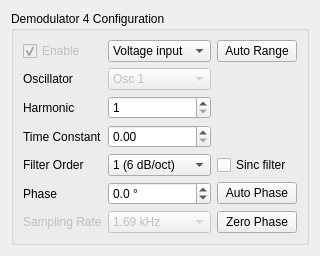
     <widget class="QWidget" name="demod4_tab">
      <attribute name="title">
       <string>Demodulator 4</string>
      </attribute>
      <layout class="QVBoxLayout" name="verticalLayout_demod4">
       <item>
        <widget class="QGroupBox" name="groupBox_demod4_config">
         <property name="enabled">
          <bool>true</bool>
         </property>
         <property name="title">
          <string>Demodulator 4 Configuration</string>
         </property>
         <layout class="QGridLayout" name="gridLayout_demod4">
          <item row="1" column="0">
           <widget class="QLabel" name="oscillator_4_label">
            <property name="enabled">
             <bool>true</bool>
            </property>
            <property name="text">
             <string>Oscillator</string>
            </property>
           </widget>
          </item>
          <item row="3" column="0">
           <widget class="QLabel" name="time_constant_4_label">
            <property name="enabled">
             <bool>true</bool>
            </property>
            <property name="text">
             <string>Time Constant</string>
            </property>
           </widget>
          </item>
          <item row="2" column="0">
           <widget class="QLabel" name="harmonic_4_label">
            <property name="enabled">
             <bool>true</bool>
            </property>
            <property name="text">
             <string>Harmonic</string>
            </property>
           </widget>
          </item>
          <item row="4" column="0">
           <widget class="QLabel" name="filter_order_4_label">
            <property name="enabled">
             <bool>true</bool>
            </property>
            <property name="text">
             <string>Filter Order</string>
            </property>
           </widget>
          </item>
          <item row="0" column="1">
           <widget class="QComboBox" name="adc_4_comboBox">
            <property name="enabled">
             <bool>true</bool>
            </property>
            <property name="currentText">
             <string>Voltage input</string>
            </property>
            <item>
             <property name="text">
              <string>Voltage input</string>
             </property>
            </item>
            <item>
             <property name="text">
              <string>Current input</string>
             </property>
            </item>
           </widget>
          </item>
          <item row="0" column="0">
           <widget class="QCheckBox" name="enable_4_checkBox">
            <property name="enabled">
             <bool>false</bool>
            </property>
            <property name="text">
             <string>Enable</string>
            </property>
            <property name="checked">
             <bool>true</bool>
            </property>
           </widget>
          </item>
          <item row="4" column="2">
           <widget class="QCheckBox" name="sinc_filter_4_checkBox">
            <property name="enabled">
             <bool>true</bool>
            </property>
            <property name="text">
             <string>Sinc filter</string>
            </property>
           </widget>
          </item>
          <item row="4" column="1">
           <widget class="QComboBox" name="filter_order_4_comboBox">
            <property name="enabled">
             <bool>true</bool>
            </property>
            <item>
             <property name="text">
              <string>1 (6 dB/oct)</string>
             </property>
            </item>
            <item>
             <property name="text">
              <string>2 (12 dB/oct)</string>
             </property>
            </item>
            <item>
             <property name="text">
              <string>3 (18 dB/oct)</string>
             </property>
            </item>
            <item>
             <property name="text">
              <string>4 (24 dB/oct)</string>
             </property>
            </item>
            <item>
             <property name="text">
              <string>5 (30 dB/oct)</string>
             </property>
            </item>
            <item>
             <property name="text">
              <string>6 (36 dB/oct)</string>
             </property>
            </item>
            <item>
             <property name="text">
              <string>7 (42 dB/oct)</string>
             </property>
            </item>
            <item>
             <property name="text">
              <string>8 (48 dB/oct)</string>
             </property>
            </item>
           </widget>
          </item>
          <item row="5" column="2">
           <widget class="QPushButton" name="auto_phase_4_pushButton">
            <property name="enabled">
             <bool>true</bool>
            </property>
            <property name="text">
             <string>Auto Phase</string>
            </property>
           </widget>
          </item>
          <item row="7" column="0">
           <widget class="QLabel" name="sampling_rate4_label">
            <property name="enabled">
             <bool>false</bool>
            </property>
            <property name="text">
             <string>Sampling Rate</string>
            </property>
           </widget>
          </item>
          <item row="5" column="0">
           <widget class="QLabel" name="phase_4_label">
            <property name="enabled">
             <bool>true</bool>
            </property>
            <property name="text">
             <string>Phase</string>
            </property>
           </widget>
          </item>
          <item row="2" column="1">
           <widget class="QSpinBox" name="harmonic_4_spinBox">
            <property name="enabled">
             <bool>true</bool>
            </property>
            <property name="minimum">
             <number>1</number>
            </property>
            <property name="maximum">
             <number>1023</number>
            </property>
            <property name="value">
             <number>1</number>
            </property>
           </widget>
          </item>
          <item row="7" column="1">
           <widget class="QComboBox" name="sampling_rate_4_comboBox">
            <property name="enabled">
             <bool>false</bool>
            </property>
            <item>
             <property name="text">
              <string>1.69 kHz</string>
             </property>
            </item>
            <item>
             <property name="text">
              <string>3.39 kHz</string>
             </property>
            </item>
            <item>
             <property name="text">
              <string>6.78 kHz</string>
             </property>
            </item>
            <item>
             <property name="text">
              <string>13.6 kHz</string>
             </property>
            </item>
            <item>
             <property name="text">
              <string>27.1 kHz</string>
             </property>
            </item>
            <item>
             <property name="text">
              <string>54.3 kHz</string>
             </property>
            </item>
            <item>
             <property name="text">
              <string>108.6 kHz</string>
             </property>
            </item>
            <item>
             <property name="text">
              <string>217.1 kHz</string>
             </property>
            </item>
            <item>
             <property name="text">
              <string>434.2 kHz</string>
             </property>
            </item>
            <item>
             <property name="text">
              <string>868.4 kHz</string>
             </property>
            </item>
            <item>
             <property name="text">
              <string>1.74 MHz</string>
             </property>
            </item>
           </widget>
          </item>
          <item row="5" column="1">
           <widget class="QDoubleSpinBox" name="phase_4_doubleSpinBox">
            <property name="enabled">
             <bool>true</bool>
            </property>
            <property name="suffix">
             <string> °</string>
            </property>
            <property name="decimals">
             <number>1</number>
            </property>
            <property name="minimum">
             <double>-180.000000000000000</double>
            </property>
            <property name="maximum">
             <double>180.000000000000000</double>
            </property>
            <property name="singleStep">
             <double>1.000000000000000</double>
            </property>
           </widget>
          </item>
          <item row="1" column="1">
           <widget class="QComboBox" name="oscillator_4_comboBox">
            <property name="enabled">
             <bool>false</bool>
            </property>
            <item>
             <property name="text">
              <string>Osc 1</string>
             </property>
            </item>
            <item>
             <property name="text">
              <string>Osc 2</string>
             </property>
            </item>
            <item>
             <property name="text">
              <string>Osc 3</string>
             </property>
            </item>
            <item>
             <property name="text">
              <string>Osc 4</string>
             </property>
            </item>
           </widget>
          </item>
          <item row="0" column="2">
           <widget class="QPushButton" name="auto_range_4_pushButton">
            <property name="enabled">
             <bool>true</bool>
            </property>
            <property name="text">
             <string>Auto Range</string>
            </property>
           </widget>
          </item>
          <item row="7" column="2">
           <widget class="QPushButton" name="zero_phase_4_pushButton">
            <property name="enabled">
             <bool>true</bool>
            </property>
            <property name="text">
             <string>Zero Phase</string>
            </property>
           </widget>
          </item>
          <item row="3" column="1">
           <widget class="QDoubleSpinBox" name="time_constant_4_doubleSpinBox"/>
          </item>
         </layout>
        </widget>
       </item>
      </layout>
     </widget>
